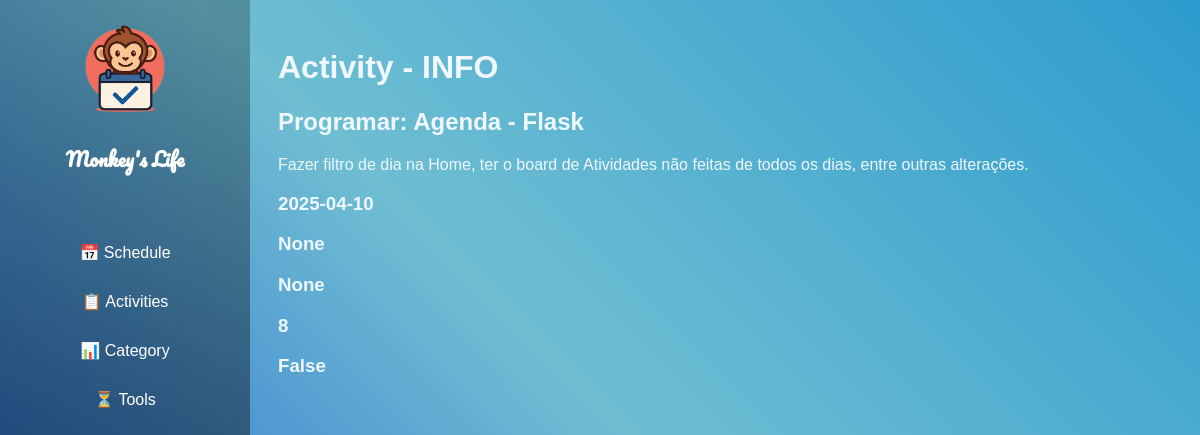
The app's page /activities/activity/18 with its own data.
### schedule/blueprints/activities/models.py (models this page shows, shortened)
class Activity(db.Model):
    __tablename__ = 'activities'
    id = db.Column(db.Integer, primary_key=True)
    name = db.Column(db.String(80), nullable=False)
    description = db.Column(db.String(200))
    date = db.Column(db.Date)
    start_time = db.Column(db.Time)
    end_time = db.Column(db.Time)
    category = db.Column(db.Integer, db.ForeignKey('categories.id'))
    done = db.Column(db.Boolean, default=False)

### schedule/blueprints/activities/routes.py (the view)
@activity.route('/activity/<int:id>')
def activity_info(id):
    activity = Activity.query.get(id)
    categories = Category.query.all()
    return render_template('activities/activity_info.html', activity=activity, categories=categories)

### schedule/blueprints/activities/templates/activities/activity_info.html (shortened to what this page needs)
{% extends "base.html" %}
{% block content %}
<div class="content">
    <h1>Activity - INFO</h1>
    <h2>{{activity.name}}</h2>
    <p>{{activity.description}}</p>
    <h3>{{activity.date}}</h3>
    <h3>{{activity.start_time}}</h3>
    <h3>{{activity.end_time}}</h3>
    <h3>{{activity.category}}</h3>
    <h3>{{activity.done}}</h3>
</div>
{% endblock %}

### schedule/static/css/style.css (style rules this page uses)
body { background-color: #2d9bce; background-image: linear-gradient(225deg, #2d9bce 0%, #6fbed2 50%, #1856d2 100%); display: flex; min-height: 100vh; font-family: 'Montserrat', sans-serif; color: #f0f8ff; }
.content { margin-left: 250px; padding: 20px; flex: 1; }

### records on screen
Activity: name "Programar: Agenda - Flask", description "Fazer filtro de dia na Home, ter o board de Atividades não feitas de todos os dias, entre outras alterações.", date "2025-04-10", start_time "None", end_time "None", category "8", done "False"
